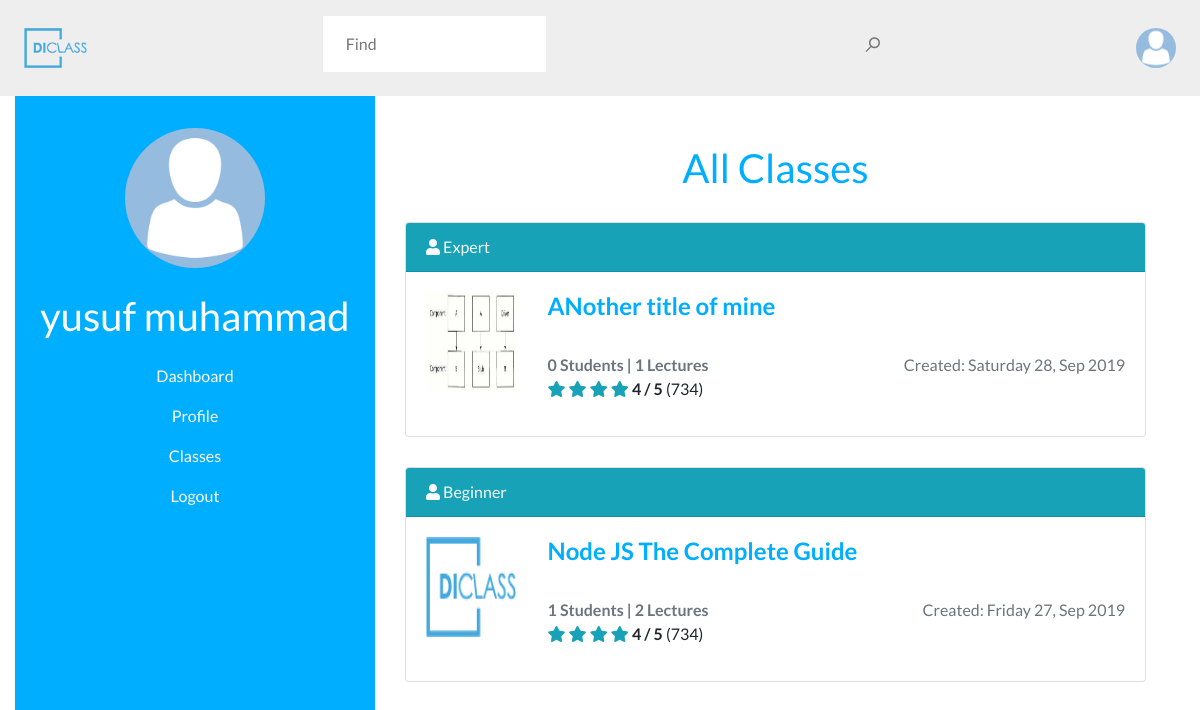
Screenshot of /all_class.php (signed in) with the database file from the repository.
### tables this page shows
CREATE TABLE `students` (
  `student_id` int(255) NOT NULL,
  `fullname` varchar(150) NOT NULL,
  `email` varchar(150) NOT NULL,
  `student_photo` varchar(200) NOT NULL,
  `password` varchar(100) NOT NULL,
  `phone` varchar(30) NOT NULL,
  `active` int(5) NOT NULL DEFAULT '1',
  `date` datetime NOT NULL DEFAULT CURRENT_TIMESTAMP,
  `bio` varchar(300) NOT NULL
);

CREATE TABLE `class` (
  `class_id` int(255) NOT NULL,
  `teacher_id` int(255) NOT NULL,
  `title` varchar(150) NOT NULL,
  `level` varchar(100) NOT NULL,
  `description` text NOT NULL,
  `date_created` datetime NOT NULL DEFAULT CURRENT_TIMESTAMP,
  `completed` int(5) NOT NULL DEFAULT '0',
  `class_thumbnail` varchar(200) NOT NULL
);

### all_class.php (the view, shortened to what this page needs)
<?php session_start();
include 'includes/db_connection.php';
include 'includes/head.php';
?>
<body>
<?php
include 'includes/header.php';
?>
    <div class="container-fluid">
        <?php
include 'includes/student_sidebar.php';
?>
        <main class="add-course">
            <h1 class="text-center main-color">All Classes</h1>
            <div class="container">
            <?php
$query = mysqli_query($con, "SELECT * FROM class ORDER BY class_id DESC") or die(mysqli_error($con));
$lectures = mysqli_num_rows($query);
if ($lectures == 0) {
    echo "<h1 class='text-center mt-5'>You have no Class! Create one <a href='create_class.php'>Here</a></h1>";
} else {
    while ($row = mysqli_fetch_array($query)) {
        $cid = $row['class_id'];
        $std_query = mysqli_query($con, "SELECT * FROM student_class WHERE class_id = '$cid'") or die(mysqli_error($con));
        $students = mysqli_num_rows($std_query);
        $l_query = mysqli_query($con, "SELECT * FROM class_items WHERE class_id = '$cid'") or die(mysqli_error($con));
        $lectures_count = mysqli_num_rows($l_query);
        ?>
                <div class="card" style="margin-top: 30px;">
                    <div class="card-header bg-info text-light"><i class="fa fa-user text-light"></i> <?php echo ucfirst($row['level']) ?> </div>
                    <div class="card-body">
                        <div class="row">
                            <div class="col-md-2">
                                <?php
if ($row['class_thumbnail'] == '') {?>
                                        <img src="assets/logo.png" height="100" width="90">
                                    <?php } else {?>
                                        <img src="<?php echo $row['class_thumbnail'] ?>" height="100" width="90">
                                    <?php }
        ?>
                            </div>
                            <div class="col-md-10">
                                <h4>
                                    <b>
                                    <a href="view_class.php?id=<?php echo $row['class_id'] ?>"> <?php echo $row['title'] ?> </a>
                                    </b>
                                </h4>
                                <br>
                                <span class="text-muted text-small"><b><?php echo $students ?> Students | <?php echo $lectures_count ?> Lectures</b></span>
                                <span class="text-muted text-small" style="float: right">Created: <?php echo date("l j, M Y", strtotime($row['date_created'])); ?></span>
                                <br>
                                <i class="fa fa-star text-info"></i>
                                <i class="fa fa-star text-info"></i>
                                <i class="fa fa-star text-info"></i>
                                <i class="fa fa-star text-info"></i>
                                <b>4 / 5</b> (734)
                            </div>
                        </div>
                    </div>
                </div>
                <?php }?>
                <?php }?>
            </div>
        </main>
    </div>
</body>
</html>

### includes/head.php (shortened to what this page needs)
<!DOCTYPE html>
<html lang="en">
<head>
    <link rel="stylesheet" href="bootstrap/css/bootstrap.min.css">
    <link rel="stylesheet" href="style.css">
    <link rel="stylesheet" href="assets/fontawesome/css/all.min.css">
</head>

### includes/header.php
<header id="header">
        <img src="assets/logo.png" alt="Team Dinlas" height="60">
        <form action="search.php">
            <label for="search">
                <input type="search" name="q" id="search" placeholder="Find your classes">
                <span>&telrec;</span>
            </label>
        </form>
        <?php
$tid = $_SESSION['id'];
        if($_SESSION['type'] == 'teacher'){
$tq = mysqli_query($con, "SELECT * FROM teachers WHERE teacher_id = '$tid'") or die(mysqli_error($con));
$tqr = mysqli_fetch_array($tq);
?>
        <?php
if ($tqr['teacher_photo'] == '') {?>
            <a href=""><img src="assets/avatar.png" alt="<?php echo $tqr['fullname'] ?>" width="50" height="50" class="avatar"></a>
       <?php } else {?>
            <a href=""><img src="<?php echo $tqr['teacher_photo'] ?>" alt="<?php echo $tqr['fullname'] ?>" width="50" height="50" class="avatar"></a>
       <?php }
        }else{
            $tq = mysqli_query($con, "SELECT * FROM students WHERE student_id = '$tid'") or die(mysqli_error($con));
$tqr = mysqli_fetch_array($tq);
?>
        <?php
if ($tqr['student_photo'] == '') {?>
            <a href=""><img src="assets/avatar.png" alt="<?php echo $tqr['fullname'] ?>" width="50" height="50" class="avatar"></a>
       <?php } else {?>
            <a href=""><img src="<?php echo $tqr['student_photo'] ?>" alt="<?php echo $tqr['fullname'] ?>" width="50" height="50" class="avatar"></a>
       <?php }
        }
?>
    </header>

### includes/student_sidebar.php
<aside class="profile">
<?php
$tid = $_SESSION['id'];
 $tq = mysqli_query($con, "SELECT * FROM students WHERE student_id = '$tid'")or die(mysqli_error($con));
 $tqr = mysqli_fetch_array($tq);
?>
        <?php
        if($tqr['student_photo'] == ''){ ?>
            <img src="assets/avatar.png" alt="<?php echo $tqr['fullname'] ?>">
       <?php }else{ ?>
            <img src="<?php echo $tqr['student_photo'] ?>" alt="<?php echo $tqr['fullname'] ?>">
       <?php }
        ?>
            <h1> <?php echo $tqr['fullname'] ?> </h1>
            <ul>
                <li><a href="student_dashboard.php">Dashboard</a></li>
                <li><a href="profile.php">Profile</a></li>
                <li><a href="all_class.php"> Classes</a></li>
                <li><a href="logout.php">Logout</a></li>
            </ul>
</aside>

### style.css (style rules this page uses)
* { margin: 0; padding: 0; box-sizing: border-box; }
.container { position: relative; }
.container:after { content: " "; display: table; clear: both; }
.text-center { text-align: center; }
.main-color { color: #00AEFF; }
li { list-style-type: none; }
body { font-size: 100%; font-family: 'Lato', sans-serif; }
::placeholder { color: #00AEFF }
p, h1, img, button { margin-bottom: 24px; }
a { color: #00AEFF; }
#header { display: flex; justify-content: space-between; align-items: center; padding: 1rem 1.5rem; background: #eee; }
#header img { margin-bottom: 0; height: 40px; width: auto; }
#header form, .faq-searchform { width: 50%; position: relative; }
#header span, .faq-searchform span { position: absolute; right: 1rem; font-size: 2rem; color: #777; }
#header input, #footer input, #footer .submit, .faq-searchform input { padding: 1rem 1.4rem; border: none; }
.avatar { border-radius: 50%; }
#header input::placeholder, #footer input::placeholder { color: #777; display: none; width: 30px; }
.profile { padding: 2rem 1.5rem; text-align: center; background: #00AEFF; color: white; }
.profile img { width: 140px; height: 140px; border-radius: 50%; }
.profile li { display: inline-block; padding: 0 1rem; }
.profile a { color: white; text-decoration: none; }
.add-course { padding: 3rem 1.5rem; }
@media screen and (min-width: 1000px) { .profile { width: 30%; float: left; position: absolute; height: 100%; } }
@media screen and (min-width: 1000px) { .add-course { width: 70%; position: relative; left: 30%; } }
@media screen and (min-width: 1000px) { .profile li { display: block; margin-bottom: 1rem; } }

### rows the page displays
students: fullname "yusuf muhammad"
class: level "Expert", class_thumbnail (picture), title "ANother title of mine", students "0", lectures_count "1", date_created "Saturday 28, Sep 2019"
class: level "Beginner", title "Node JS The Complete Guide", students "1", lectures_count "2", date_created "Friday 27, Sep 2019"
